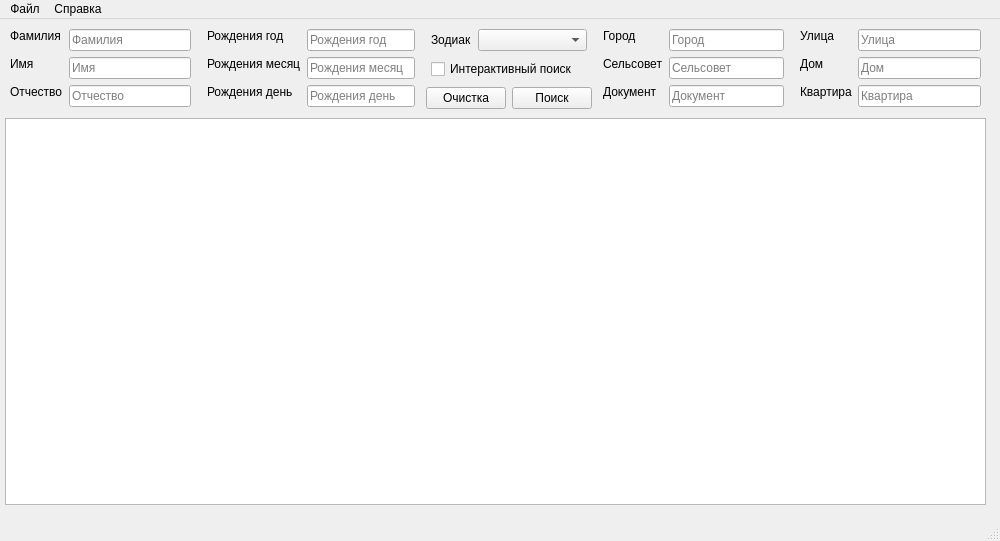
<?xml version="1.0" encoding="UTF-8"?>
<ui version="4.0">
 <class>MainWindow</class>
 <widget class="QMainWindow" name="MainWindow">
  <property name="geometry">
   <rect>
    <x>0</x>
    <y>0</y>
    <width>1000</width>
    <height>537</height>
   </rect>
  </property>
  <property name="sizePolicy">
   <sizepolicy hsizetype="Expanding" vsizetype="Expanding">
    <horstretch>0</horstretch>
    <verstretch>0</verstretch>
   </sizepolicy>
  </property>
  <property name="baseSize">
   <size>
    <width>1100</width>
    <height>660</height>
   </size>
  </property>
  <property name="windowTitle">
   <string>BD</string>
  </property>
  <property name="windowIcon">
   <iconset>
    <normaloff>img/icon_1.png</normaloff>img/icon_1.png</iconset>
  </property>
  <widget class="QWidget" name="centralwidget">
   <property name="sizePolicy">
    <sizepolicy hsizetype="Expanding" vsizetype="Expanding">
     <horstretch>0</horstretch>
     <verstretch>0</verstretch>
    </sizepolicy>
   </property>
   <property name="minimumSize">
    <size>
     <width>1000</width>
     <height>500</height>
    </size>
   </property>
   <property name="baseSize">
    <size>
     <width>1000</width>
     <height>500</height>
    </size>
   </property>
   <property name="layoutDirection">
    <enum>Qt::LeftToRight</enum>
   </property>
   <property name="autoFillBackground">
    <bool>true</bool>
   </property>
   <widget class="QWidget" name="gridLayoutWidget">
    <property name="geometry">
     <rect>
      <x>0</x>
      <y>0</y>
      <width>991</width>
      <height>491</height>
     </rect>
    </property>
    <layout class="QGridLayout" name="grid_main_layout" rowstretch="0,0" columnstretch="0">
     <property name="sizeConstraint">
      <enum>QLayout::SetDefaultConstraint</enum>
     </property>
     <property name="leftMargin">
      <number>5</number>
     </property>
     <property name="topMargin">
      <number>5</number>
     </property>
     <property name="rightMargin">
      <number>5</number>
     </property>
     <property name="bottomMargin">
      <number>5</number>
     </property>
     <item row="0" column="0">
      <layout class="QHBoxLayout" name="horizontalLayout" stretch="0,0,1,0,0">
       <item>
        <layout class="QFormLayout" name="form_layout_fio">
         <property name="leftMargin">
          <number>5</number>
         </property>
         <property name="topMargin">
          <number>5</number>
         </property>
         <property name="rightMargin">
          <number>5</number>
         </property>
         <property name="bottomMargin">
          <number>5</number>
         </property>
         <item row="0" column="0">
          <widget class="QLabel" name="label_family">
           <property name="sizePolicy">
            <sizepolicy hsizetype="Fixed" vsizetype="Fixed">
             <horstretch>0</horstretch>
             <verstretch>0</verstretch>
            </sizepolicy>
           </property>
           <property name="minimumSize">
            <size>
             <width>50</width>
             <height>0</height>
            </size>
           </property>
           <property name="layoutDirection">
            <enum>Qt::LeftToRight</enum>
           </property>
           <property name="text">
            <string>Фамилия</string>
           </property>
           <property name="scaledContents">
            <bool>false</bool>
           </property>
          </widget>
         </item>
         <item row="0" column="1">
          <widget class="QLineEdit" name="edit_family">
           <property name="sizePolicy">
            <sizepolicy hsizetype="Preferred" vsizetype="Fixed">
             <horstretch>0</horstretch>
             <verstretch>0</verstretch>
            </sizepolicy>
           </property>
           <property name="text">
            <string/>
           </property>
           <property name="placeholderText">
            <string>Фамилия</string>
           </property>
          </widget>
         </item>
         <item row="1" column="0">
          <widget class="QLabel" name="label_name">
           <property name="sizePolicy">
            <sizepolicy hsizetype="Fixed" vsizetype="Fixed">
             <horstretch>0</horstretch>
             <verstretch>0</verstretch>
            </sizepolicy>
           </property>
           <property name="minimumSize">
            <size>
             <width>50</width>
             <height>0</height>
            </size>
           </property>
           <property name="text">
            <string>Имя</string>
           </property>
          </widget>
         </item>
         <item row="1" column="1">
          <widget class="QLineEdit" name="edit_name">
           <property name="sizePolicy">
            <sizepolicy hsizetype="Preferred" vsizetype="Fixed">
             <horstretch>0</horstretch>
             <verstretch>0</verstretch>
            </sizepolicy>
           </property>
           <property name="text">
            <string/>
           </property>
           <property name="placeholderText">
            <string>Имя</string>
           </property>
          </widget>
         </item>
         <item row="2" column="0">
          <widget class="QLabel" name="label_farther">
           <property name="sizePolicy">
            <sizepolicy hsizetype="Fixed" vsizetype="Fixed">
             <horstretch>0</horstretch>
             <verstretch>0</verstretch>
            </sizepolicy>
           </property>
           <property name="minimumSize">
            <size>
             <width>50</width>
             <height>0</height>
            </size>
           </property>
           <property name="text">
            <string>Отчество</string>
           </property>
          </widget>
         </item>
         <item row="2" column="1">
          <widget class="QLineEdit" name="edit_farther">
           <property name="sizePolicy">
            <sizepolicy hsizetype="Preferred" vsizetype="Fixed">
             <horstretch>0</horstretch>
             <verstretch>0</verstretch>
            </sizepolicy>
           </property>
           <property name="text">
            <string/>
           </property>
           <property name="placeholderText">
            <string>Отчество</string>
           </property>
          </widget>
         </item>
        </layout>
       </item>
       <item>
        <layout class="QFormLayout" name="form_layout_birthday">
         <property name="leftMargin">
          <number>5</number>
         </property>
         <property name="topMargin">
          <number>5</number>
         </property>
         <property name="rightMargin">
          <number>5</number>
         </property>
         <property name="bottomMargin">
          <number>5</number>
         </property>
         <item row="0" column="0">
          <widget class="QLabel" name="label_birthday_year">
           <property name="sizePolicy">
            <sizepolicy hsizetype="Fixed" vsizetype="Fixed">
             <horstretch>0</horstretch>
             <verstretch>0</verstretch>
            </sizepolicy>
           </property>
           <property name="minimumSize">
            <size>
             <width>90</width>
             <height>0</height>
            </size>
           </property>
           <property name="text">
            <string>Рождения год</string>
           </property>
          </widget>
         </item>
         <item row="0" column="1">
          <widget class="QLineEdit" name="edit_birthday_year">
           <property name="sizePolicy">
            <sizepolicy hsizetype="Preferred" vsizetype="Fixed">
             <horstretch>0</horstretch>
             <verstretch>0</verstretch>
            </sizepolicy>
           </property>
           <property name="text">
            <string/>
           </property>
           <property name="placeholderText">
            <string>Рождения год</string>
           </property>
          </widget>
         </item>
         <item row="1" column="0">
          <widget class="QLabel" name="label_birthday_month">
           <property name="sizePolicy">
            <sizepolicy hsizetype="Fixed" vsizetype="Fixed">
             <horstretch>0</horstretch>
             <verstretch>0</verstretch>
            </sizepolicy>
           </property>
           <property name="minimumSize">
            <size>
             <width>90</width>
             <height>0</height>
            </size>
           </property>
           <property name="text">
            <string>Рождения месяц</string>
           </property>
          </widget>
         </item>
         <item row="1" column="1">
          <widget class="QLineEdit" name="edit_birthday_month">
           <property name="sizePolicy">
            <sizepolicy hsizetype="Preferred" vsizetype="Fixed">
             <horstretch>0</horstretch>
             <verstretch>0</verstretch>
            </sizepolicy>
           </property>
           <property name="text">
            <string/>
           </property>
           <property name="placeholderText">
            <string>Рождения месяц</string>
           </property>
          </widget>
         </item>
         <item row="2" column="0">
          <widget class="QLabel" name="label_birthday_day">
           <property name="sizePolicy">
            <sizepolicy hsizetype="Fixed" vsizetype="Fixed">
             <horstretch>0</horstretch>
             <verstretch>0</verstretch>
            </sizepolicy>
           </property>
           <property name="minimumSize">
            <size>
             <width>90</width>
             <height>0</height>
            </size>
           </property>
           <property name="text">
            <string>Рождения день</string>
           </property>
          </widget>
         </item>
         <item row="2" column="1">
          <widget class="QLineEdit" name="edit_birthday_day">
           <property name="sizePolicy">
            <sizepolicy hsizetype="Preferred" vsizetype="Fixed">
             <horstretch>0</horstretch>
             <verstretch>0</verstretch>
            </sizepolicy>
           </property>
           <property name="text">
            <string/>
           </property>
           <property name="placeholderText">
            <string>Рождения день</string>
           </property>
          </widget>
         </item>
        </layout>
       </item>
       <item>
        <layout class="QVBoxLayout" name="vertical_layout_addons">
         <item>
          <layout class="QHBoxLayout" name="horizontal_layout_zodiak">
           <property name="leftMargin">
            <number>5</number>
           </property>
           <property name="topMargin">
            <number>3</number>
           </property>
           <property name="rightMargin">
            <number>5</number>
           </property>
           <property name="bottomMargin">
            <number>0</number>
           </property>
           <item>
            <widget class="QLabel" name="label_zodiak">
             <property name="sizePolicy">
              <sizepolicy hsizetype="Fixed" vsizetype="Fixed">
               <horstretch>0</horstretch>
               <verstretch>0</verstretch>
              </sizepolicy>
             </property>
             <property name="minimumSize">
              <size>
               <width>40</width>
               <height>0</height>
              </size>
             </property>
             <property name="text">
              <string>Зодиак</string>
             </property>
            </widget>
           </item>
           <item>
            <widget class="QComboBox" name="combobox_zodiak">
             <property name="currentText">
              <string/>
             </property>
            </widget>
           </item>
          </layout>
         </item>
         <item>
          <layout class="QHBoxLayout" name="horizontalLayout_2">
           <property name="leftMargin">
            <number>5</number>
           </property>
           <property name="rightMargin">
            <number>5</number>
           </property>
           <item>
            <widget class="QCheckBox" name="check_box_interactive">
             <property name="sizePolicy">
              <sizepolicy hsizetype="Preferred" vsizetype="Fixed">
               <horstretch>0</horstretch>
               <verstretch>0</verstretch>
              </sizepolicy>
             </property>
             <property name="text">
              <string>Интерактивный поиск</string>
             </property>
             <property name="checked">
              <bool>false</bool>
             </property>
            </widget>
           </item>
          </layout>
         </item>
         <item>
          <layout class="QHBoxLayout" name="horizontalLayout_3">
           <item>
            <widget class="QPushButton" name="push_button_clear">
             <property name="sizePolicy">
              <sizepolicy hsizetype="Fixed" vsizetype="Fixed">
               <horstretch>0</horstretch>
               <verstretch>0</verstretch>
              </sizepolicy>
             </property>
             <property name="text">
              <string>Очистка</string>
             </property>
            </widget>
           </item>
           <item>
            <widget class="QPushButton" name="push_button_search">
             <property name="sizePolicy">
              <sizepolicy hsizetype="Fixed" vsizetype="Fixed">
               <horstretch>0</horstretch>
               <verstretch>0</verstretch>
              </sizepolicy>
             </property>
             <property name="text">
              <string>Поиск</string>
             </property>
            </widget>
           </item>
          </layout>
         </item>
        </layout>
       </item>
       <item>
        <layout class="QFormLayout" name="form_layout_city">
         <property name="leftMargin">
          <number>5</number>
         </property>
         <property name="topMargin">
          <number>5</number>
         </property>
         <property name="rightMargin">
          <number>5</number>
         </property>
         <property name="bottomMargin">
          <number>5</number>
         </property>
         <item row="0" column="0">
          <widget class="QLabel" name="label_city">
           <property name="sizePolicy">
            <sizepolicy hsizetype="Fixed" vsizetype="Fixed">
             <horstretch>0</horstretch>
             <verstretch>0</verstretch>
            </sizepolicy>
           </property>
           <property name="minimumSize">
            <size>
             <width>60</width>
             <height>0</height>
            </size>
           </property>
           <property name="text">
            <string>Город</string>
           </property>
          </widget>
         </item>
         <item row="0" column="1">
          <widget class="QLineEdit" name="edit_city">
           <property name="sizePolicy">
            <sizepolicy hsizetype="Preferred" vsizetype="Fixed">
             <horstretch>0</horstretch>
             <verstretch>0</verstretch>
            </sizepolicy>
           </property>
           <property name="text">
            <string/>
           </property>
           <property name="placeholderText">
            <string>Город</string>
           </property>
          </widget>
         </item>
         <item row="1" column="0">
          <widget class="QLabel" name="label_selsovet">
           <property name="sizePolicy">
            <sizepolicy hsizetype="Fixed" vsizetype="Fixed">
             <horstretch>0</horstretch>
             <verstretch>0</verstretch>
            </sizepolicy>
           </property>
           <property name="minimumSize">
            <size>
             <width>60</width>
             <height>0</height>
            </size>
           </property>
           <property name="text">
            <string>Сельсовет</string>
           </property>
          </widget>
         </item>
         <item row="1" column="1">
          <widget class="QLineEdit" name="edit_selsovet">
           <property name="sizePolicy">
            <sizepolicy hsizetype="Preferred" vsizetype="Fixed">
             <horstretch>0</horstretch>
             <verstretch>0</verstretch>
            </sizepolicy>
           </property>
           <property name="text">
            <string/>
           </property>
           <property name="placeholderText">
            <string>Сельсовет</string>
           </property>
          </widget>
         </item>
         <item row="2" column="0">
          <widget class="QLabel" name="label_ksiva">
           <property name="sizePolicy">
            <sizepolicy hsizetype="Fixed" vsizetype="Fixed">
             <horstretch>0</horstretch>
             <verstretch>0</verstretch>
            </sizepolicy>
           </property>
           <property name="minimumSize">
            <size>
             <width>60</width>
             <height>0</height>
            </size>
           </property>
           <property name="text">
            <string>Документ</string>
           </property>
          </widget>
         </item>
         <item row="2" column="1">
          <widget class="QLineEdit" name="edit_ksiva">
           <property name="sizePolicy">
            <sizepolicy hsizetype="Preferred" vsizetype="Fixed">
             <horstretch>0</horstretch>
             <verstretch>0</verstretch>
            </sizepolicy>
           </property>
           <property name="text">
            <string/>
           </property>
           <property name="placeholderText">
            <string>Документ</string>
           </property>
          </widget>
         </item>
        </layout>
       </item>
       <item>
        <layout class="QFormLayout" name="form_layout_address">
         <property name="leftMargin">
          <number>5</number>
         </property>
         <property name="topMargin">
          <number>5</number>
         </property>
         <property name="rightMargin">
          <number>5</number>
         </property>
         <property name="bottomMargin">
          <number>5</number>
         </property>
         <item row="0" column="0">
          <widget class="QLabel" name="label_street">
           <property name="sizePolicy">
            <sizepolicy hsizetype="Fixed" vsizetype="Fixed">
             <horstretch>0</horstretch>
             <verstretch>0</verstretch>
            </sizepolicy>
           </property>
           <property name="minimumSize">
            <size>
             <width>50</width>
             <height>0</height>
            </size>
           </property>
           <property name="text">
            <string>Улица</string>
           </property>
          </widget>
         </item>
         <item row="0" column="1">
          <widget class="QLineEdit" name="edit_street">
           <property name="sizePolicy">
            <sizepolicy hsizetype="Preferred" vsizetype="Fixed">
             <horstretch>0</horstretch>
             <verstretch>0</verstretch>
            </sizepolicy>
           </property>
           <property name="text">
            <string/>
           </property>
           <property name="placeholderText">
            <string>Улица</string>
           </property>
          </widget>
         </item>
         <item row="1" column="0">
          <widget class="QLabel" name="label_house">
           <property name="sizePolicy">
            <sizepolicy hsizetype="Fixed" vsizetype="Fixed">
             <horstretch>0</horstretch>
             <verstretch>0</verstretch>
            </sizepolicy>
           </property>
           <property name="minimumSize">
            <size>
             <width>50</width>
             <height>0</height>
            </size>
           </property>
           <property name="text">
            <string>Дом</string>
           </property>
          </widget>
         </item>
         <item row="1" column="1">
          <widget class="QLineEdit" name="edit_house">
           <property name="sizePolicy">
            <sizepolicy hsizetype="Preferred" vsizetype="Fixed">
             <horstretch>0</horstretch>
             <verstretch>0</verstretch>
            </sizepolicy>
           </property>
           <property name="text">
            <string/>
           </property>
           <property name="placeholderText">
            <string>Дом</string>
           </property>
          </widget>
         </item>
         <item row="2" column="0">
          <widget class="QLabel" name="label_flat">
           <property name="sizePolicy">
            <sizepolicy hsizetype="Fixed" vsizetype="Fixed">
             <horstretch>0</horstretch>
             <verstretch>0</verstretch>
            </sizepolicy>
           </property>
           <property name="minimumSize">
            <size>
             <width>50</width>
             <height>0</height>
            </size>
           </property>
           <property name="text">
            <string>Квартира</string>
           </property>
          </widget>
         </item>
         <item row="2" column="1">
          <widget class="QLineEdit" name="edit_flat">
           <property name="sizePolicy">
            <sizepolicy hsizetype="Preferred" vsizetype="Fixed">
             <horstretch>0</horstretch>
             <verstretch>0</verstretch>
            </sizepolicy>
           </property>
           <property name="text">
            <string/>
           </property>
           <property name="placeholderText">
            <string>Квартира</string>
           </property>
          </widget>
         </item>
        </layout>
       </item>
      </layout>
     </item>
     <item row="1" column="0">
      <widget class="QTableView" name="table_view_bd">
       <property name="sizePolicy">
        <sizepolicy hsizetype="Expanding" vsizetype="Expanding">
         <horstretch>0</horstretch>
         <verstretch>0</verstretch>
        </sizepolicy>
       </property>
       <property name="midLineWidth">
        <number>0</number>
       </property>
       <property name="verticalScrollBarPolicy">
        <enum>Qt::ScrollBarAsNeeded</enum>
       </property>
      </widget>
     </item>
    </layout>
   </widget>
  </widget>
  <widget class="QMenuBar" name="menubar">
   <property name="geometry">
    <rect>
     <x>0</x>
     <y>0</y>
     <width>1000</width>
     <height>19</height>
    </rect>
   </property>
   <widget class="QMenu" name="menuFile">
    <property name="title">
     <string>Файл</string>
    </property>
    <addaction name="actionReset"/>
    <addaction name="separator"/>
    <addaction name="actionExit"/>
   </widget>
   <widget class="QMenu" name="menuHelp">
    <property name="title">
     <string>Справка</string>
    </property>
    <addaction name="actionAbout"/>
   </widget>
   <addaction name="menuFile"/>
   <addaction name="menuHelp"/>
  </widget>
  <widget class="QStatusBar" name="statusbar"/>
  <action name="actionReset">
   <property name="text">
    <string>Очистка</string>
   </property>
  </action>
  <action name="actionExit">
   <property name="text">
    <string>Выход</string>
   </property>
  </action>
  <action name="actionAbout">
   <property name="text">
    <string>О DB</string>
   </property>
  </action>
 </widget>
 <resources/>
 <connections/>
</ui>
